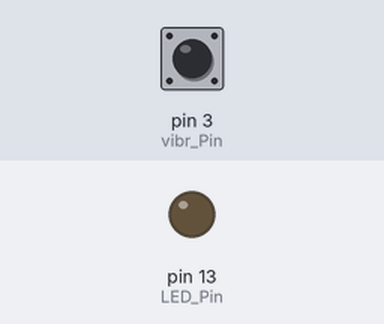
Bench run of a sketch on a simulated Arduino Uno, built with avr-gcc and run on an emulated ATmega328P. Parts: output pins drawn as LEDs (lit = HIGH). Inputs (shaded band) come from the test bench; at power-on: pin 3 (vibr_Pin) LOW.

Above: at 1.2 s.
1.3 s: pin 3 (vibr_Pin) pulsed HIGH 2 times (0.12 s each, 0.3 s apart)
At 2.6 s:
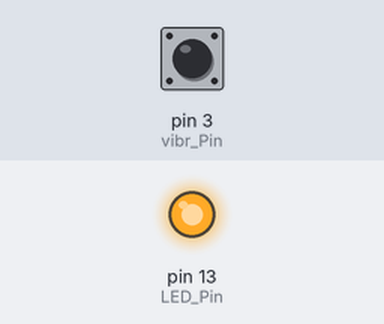
Timing chart, 0 to 4.4 s (numbered marks = the images above; inputs shaded):
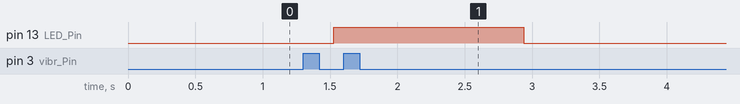

Measured:
- after the input at 1.3 s, pin 13 (LED_Pin): LOW → HIGH after 0.23 s, → LOW 1.4 s later

The sketch:

sketch_jun03b.ino
```cpp
#include <SoftwareSerial.h>
SoftwareSerial BTserial(10, 11); // RX | TX

int LED_Pin = 13;
int vibr_Pin =3;

void setup(){
  pinMode(LED_Pin, OUTPUT);
  pinMode(vibr_Pin, INPUT); //set vibr_Pin input for measurment
 // Serial.begin(9600); //init serial 9600
  BTserial.begin(9600);
 // Serial.println("----------------------Vibration demo------------------------");
}
void loop(){
  long measurement =TP_init();
  delay(100);
 //Serial.print("measurment = ");
  //Serial.println(measurement);
  BTserial.print(measurement);
  BTserial.print(",");
  if (measurement > 1000){
    digitalWrite(LED_Pin, HIGH);
  }
  else{
    digitalWrite(LED_Pin, LOW);
  }
}

long TP_init(){
  delay(10);
  long measurement=pulseIn (vibr_Pin, HIGH);  //wait for the pin to get HIGH and returns measurement
  return measurement;
}
```
